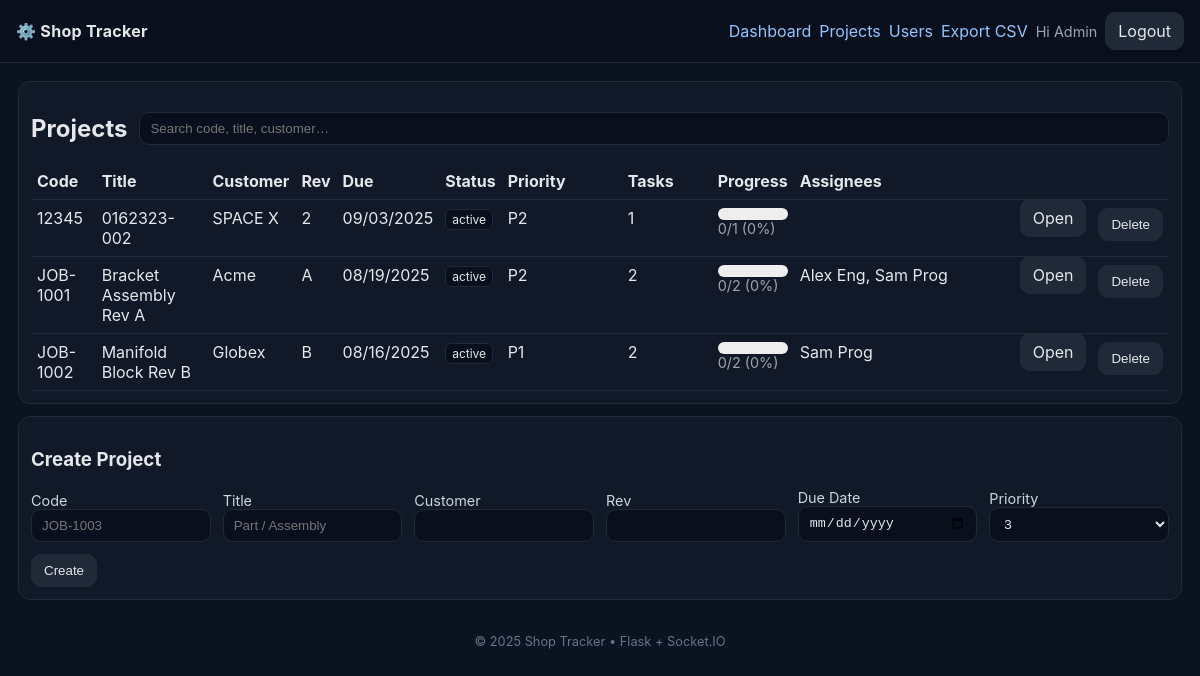
The page /projects (signed in) on the database its author committed.
### models.py (models this page shows, shortened)
class User(db.Model):
    id = db.Column(db.Integer, primary_key=True)
    name = db.Column(db.String(120), nullable=False)
    email = db.Column(db.String(200), unique=True, nullable=False, index=True)
    role = db.Column(db.String(50), default="engineer")  # engineer, programmer, operator, manager, admin
    password_hash = db.Column(db.String(255), nullable=False)
    is_active = db.Column(db.Boolean, default=True)
    created_at = db.Column(db.DateTime, default=datetime.utcnow)
    @property
    def is_authenticated(self):
        return True

class Project(db.Model):
    id = db.Column(db.Integer, primary_key=True)
    code = db.Column(db.String(50), unique=True, nullable=False, index=True)
    title = db.Column(db.String(200), nullable=False)
    customer = db.Column(db.String(120))
    rev = db.Column(db.String(20))
    due_date = db.Column(db.Date)
    priority = db.Column(db.Integer, default=3)  # 1 hot .. 5 low
    status = db.Column(db.String(30), default="active")
    created_by = db.Column(db.Integer, db.ForeignKey('user.id'))
    created_at = db.Column(db.DateTime, default=datetime.utcnow)
    tasks = db.relationship('Task', backref='project', lazy=True, cascade="all, delete-orphan")

### app.py (the view, shortened to what this page needs)
    @app.route("/projects", methods=["GET", "POST"])
    @login_required
    def projects():
        items = Project.query.order_by(Project.created_at.desc()).all()
        return render_template("projects.html", projects=items)

### templates/projects.html (shortened to what this page needs)
{% extends "base.html" %}
{% block content %}
<div class="grid">
  <section class="card">
    <div class="flex" style="justify-content:space-between; align-items:center; gap:12px">
      <h2>Projects</h2>
      <input id="projSearch" class="input" placeholder="Search code, title, customer…" oninput="filterProjects()">
    </div>
    <table class="table" id="projectsTable">
      <thead>
        <tr>
          <th>Code</th>
          <th>Title</th>
          <th>Customer</th>
          <th>Rev</th>
          <th>Due</th>
          <th>Status</th>
          <th style="width:120px">Priority</th>
          <th style="width:90px">Tasks</th>
          <th>Progress</th>
          <th style="width:220px">Assignees</th>
          <th></th>
          <th></th>
        </tr>
      </thead>
      <tbody>
        {% for p in projects %}
        {% set ns = namespace(names=[], count=0) %}
        {% for t in p.tasks %}
          {% set ns.count = ns.count + 1 %}
          {% for a in t.assignments %}
            {% if a.user and a.user.name not in ns.names %}
              {% set _ = ns.names.append(a.user.name) %}
            {% endif %}
          {% endfor %}
        {% endfor %}
        <tr>
          <td data-k="code">{{ p.code }}</td>
          <td data-k="title">{{ p.title }}</td>
          <td data-k="customer">{{ p.customer }}</td>
          <td>{{ p.rev }}</td>
          <td>{% if p.due_date %}{{ p.due_date.strftime('%m/%d/%Y') }}{% endif %}</td>
          <td><span class="badge">{{ p.status or 'active' }}</span></td>
          <td>P{{ p.priority }}</td>
          <td>{{ ns.count }}</td>
          <td>
            {% set total = ns.count %}
            {% set done = 0 %}
            {% for t in p.tasks %}{% if t.state == 'done' %}{% set done = done + 1 %}{% endif %}{% endfor %}
            {% set pct = (done * 100 // total) if total else 0 %}
            <div class="bar" style="background:#eee; border-radius:999px; height:12px; overflow:hidden">
            </div>
            <div id="proj-txt-{{ p.id }}" class="help">{{ done }}/{{ total }} ({{ pct }}%)</div>
          </td>
          <td>{{ ns.names|join(', ') }}</td>
          <td><a class="btn" href="{{ url_for('project_detail', pid=p.id) }}">Open</a></td>
          <td>
            {% if current_user.role == 'admin' %}
            <form method="post" action="{{ url_for('delete_project', pid=p.id) }}" onsubmit="return confirm('Delete project {{ p.code }}?')">
              <button class="btn">Delete</button>
            </form>
            {% endif %}
          </td>
        </tr>
        {% else %}
        <tr><td colspan="12" class="help">No projects yet.</td></tr>
        {% endfor %}
      </tbody>
    </table>
  </section>
  <section class="card">
    <h3>Create Project</h3>
    <form method="post" class="row">
      <label>Code
        <input name="code" placeholder="JOB-1003" required>
      </label>
      <label>Title
        <input name="title" placeholder="Part / Assembly" required>
      </label>
      <label>Customer
        <input name="customer">
      </label>
      <label>Rev
        <input name="rev">
      </label>
      <label>Due Date
        <input name="due_date" type="date">
      </label>
      <label>Priority
        <select name="priority">
          <option value="3" selected>3</option>
        </select>
      </label>
      <div><button type="submit">Create</button></div>
    </form>
  </section>
</div>
{% endblock %}

### templates/base.html (shortened to what this page needs)
<!doctype html>
<html lang="en">
<head>
  <link rel="stylesheet" href="{{ url_for('static', filename='app.css') }}">
</head>
<body>
  <header class="topbar">
    <div class="brand">⚙️ Shop Tracker</div>
    <nav class="flex">
      <a href="{{ url_for('dashboard') }}">Dashboard</a>
      <a href="{{ url_for('projects') }}">Projects</a>
      <a href="{{ url_for('users') }}">Users</a>
      <a class="right" href="{{ url_for('export_tasks_csv') }}">Export CSV</a>
      <span class="right help">Hi {{ current_user.name }}</span>
      <a class="btn" href="{{ url_for('logout') }}">Logout</a>
    </nav>
  </header>
  <main class="container">
    {% block content %}{% endblock %}
  </main>
  <footer>© {{ 2025 }} Shop Tracker • Flask + Socket.IO</footer>
</body>
</html>

### static/app.css (style rules this page uses)
:root { --bg:#0b1220; --panel:#0f172a; --card:#111827; --muted:#9ca3af; --border:#1f2937; --text:#e5e7eb; }
* { box-sizing:border-box }
body { margin:0; font-family:Inter,system-ui,-apple-system,Segoe UI,Roboto,Arial,sans-serif; background:var(--bg); color:var(--text); }
a { color:#93c5fd; text-decoration:none }
header.topbar { display:flex; gap:12px; align-items:center; justify-content:space-between; padding:12px 16px; background:#0a0f1d; border-bottom:1px solid var(--border); position:sticky; top:0; z-index:10; }
.topbar .brand { font-weight:700; letter-spacing:.3px }
.container { box-sizing: border-box; margin-inline: auto; width: min(100%, 2000px); padding: clamp(8px, 1.5vw, 24px); }
button, .btn { background:#1f2937; border:1px solid var(--border); color:var(--text); padding:8px 12px; border-radius:10px; cursor:pointer }
input, select, textarea { background:#0a0f1d; border:1px solid var(--border); color:var(--text); padding:8px 10px; border-radius:10px; width:100% }
label { font-size:.9rem; color:#cbd5e1 }
form.row { display:grid; grid-template-columns:repeat(6,1fr); gap:12px; align-items:end }
.card { background:var(--card); border:1px solid var(--border); border-radius:12px; padding:12px }
.grid { display:grid; gap:12px }
.badge { font-size:.75rem; padding:2px 6px; border-radius:6px; border:1px solid var(--border); background:#0a0f1d }
.table { width:100%; border-collapse:collapse }
.table th,.table td { border-bottom:1px solid var(--border); padding:8px 6px; text-align:left; vertical-align:top }
.help { color:var(--muted); font-size:.9rem }
.flex { display:flex; gap:8px; align-items:center }
.right { margin-left:auto }
footer { color:#64748b; font-size:.8rem; padding:16px 0; text-align:center }
@media (min-width: 880px) { table.table th[style*="90px"], table.table td.priority-cell { width:90px } }

### rows shown on the page
User: name "Admin"
Project: code "12345", title "0162323-002", customer "SPACE X", rev "2", due_date "09/03/2025", status "active", priority "2", count "1", done "0", created_by "1", pct "0"
Project: code "JOB-1001", title "Bracket Assembly Rev A", customer "Acme", rev "A", due_date "08/19/2025", status "active", priority "2", count "2", done "0", pct "0", names "Alex Eng, Sam Prog"
Project: code "JOB-1002", title "Manifold Block Rev B", customer "Globex", rev "B", due_date "08/16/2025", status "active", priority "1", count "2", done "0", id "2", pct "0", names "Sam Prog"

### other values the page prints
{{ 2025 }} "2025"
